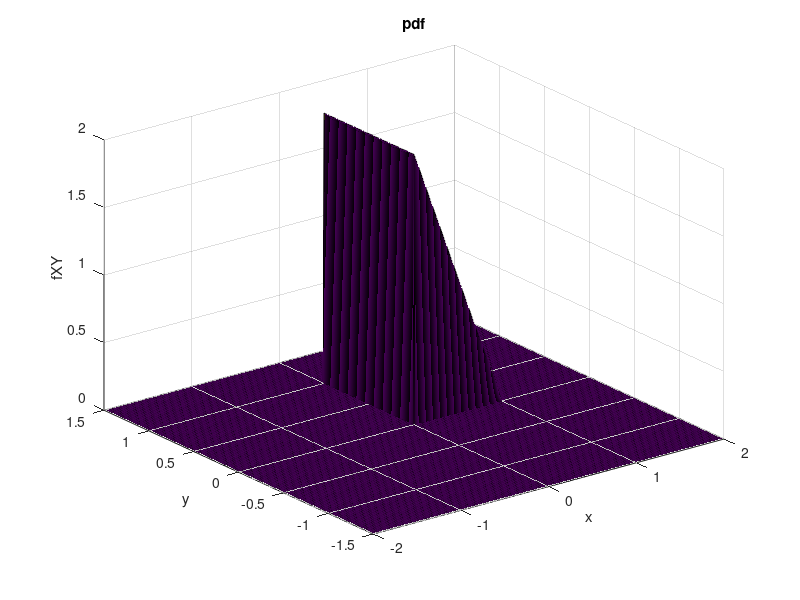
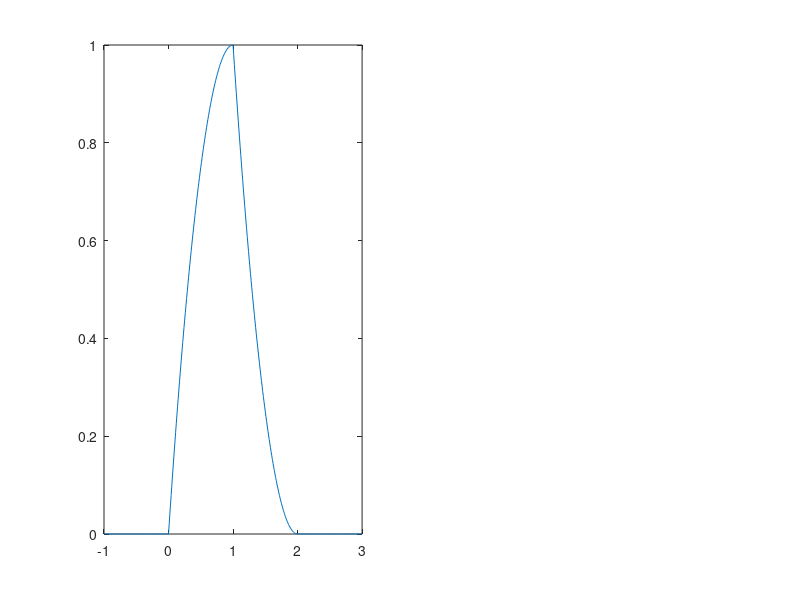

Here is the MATLAB script that generated these plots, in order: (Note: this script raises an error after producing the figures.)
%% Question 4 - Part A testing
dx = 0.01;
dy = 0.01;

x = -2:dx:2;
nX = numel(x);
y = -1.5:dy:1.5;
nY = numel(y);


[X, Y] = meshgrid(x,y);

fXY = zeros(size(X));

validIdxX = 1:nX;
validIdxX = validIdxX((x >= 0) & (x <= 1));
validIdxY = 1:nY;
validIdxY = validIdxY((y >= 0) & (y <= 1));

for i = 1:numel(validIdxY)
    for j = 1:numel(validIdxX)
        fXY(validIdxY(i), validIdxX(j)) = 2*(1-x(validIdxX(j)));
    end
end

% pdf
figure();
% plot3(X,Y,fXY,'r*');
surf(X,Y,fXY);
xlabel('x')
ylabel('y')
zlabel('fXY');
grid on;
title('pdf');



%% Part d
dz = 0.01;
Z = -1:dz:3;
nZ = numel(Z);

fZ = zeros(nZ,1);

for i = 1:nZ
    z = Z(i);
    if z <= 1 & z >= 0
        fZ(i) = z*(2-z);
    elseif z > 1 & z <=2
        fZ(i) = (z-2)^2;
    end    
end

FZ = cumsum(fZ*dz);


% Checking pdf
Npoints = 10^5;
Y_RV = rand(Npoints,1); % Uniform random
xRV_draws = rand(Npoints,1);
X_RV = 1 - (1 - xRV_draws).^0.5; % inverse CDF distribution

Z_True = Y_RV + X_RV;

figure('Name','Q4 - Part D');
subplot(1,2,1);
plot(Z, fZ);
hold on;
histogram(Z_True,'Normalization','pdf');
title('pdf');

subplot(1,2,2);
plot(Z, FZ);
title('cdf');
